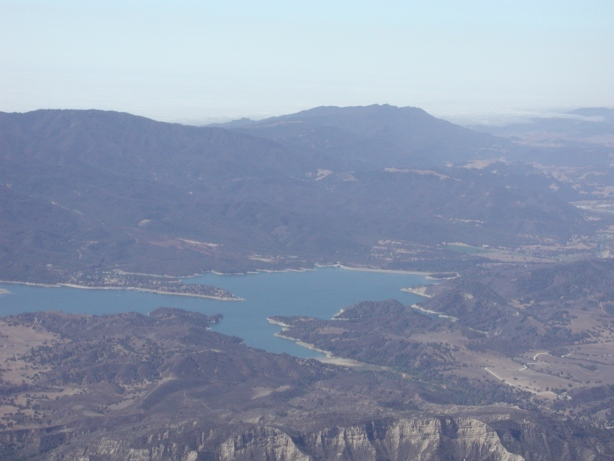
//> input picture c++/opencv/seamless_clone/img/1/bg.jpg, 614 x 461 px
$ ./test   (built with g++ and OpenCV 4)
//> lines starting //> are read from the running program, lines starting //| are printed output that depends on the picture; after the words box and inside, x2 and y2 are one past the last pixel; in counts of white or black regions, pixels touching at a corner belong together
#include <iostream>
#include <vector>
#include <string>

#include <Eigen/Core>
#include <Eigen/Dense>
#include <Eigen/Sparse>
#include <Eigen/SparseLU>

#include <opencv2/core/core.hpp>
#include <opencv2/highgui/highgui.hpp>
#include <opencv2/imgproc/imgproc.hpp>
using namespace std;
using namespace cv;

void computeGradientX(const Mat& src, Mat& gx);
void computeGradientY(const Mat& src, Mat& gy);
void computeLaplacianX(const Mat& src,Mat& lx);
void computeLaplacianY(const Mat& src,Mat& ly);
void computeLapX(const Mat& gx,Mat& gxx);
void computeLapY(const Mat& gy,Mat& gyy);
void seamlessClone(const Mat& bg,const Mat& fg,const Mat& mask,int offsetX,int offsetY, Mat & general_mixed_img,Mat& poisson_mixed_img);

/*generate mask according to the foreground img by user*/
class MaskGenerate{
    public:
        Mat fore_img;
        Mat mask_img;
        Mat mask_final;
        string fg_window="mask generate";
        Point2i last_point;
        bool mouse_enable=true;
        MaskGenerate(Mat &fg);
        ~MaskGenerate(){}
        void getMask();
        static void mouseGetMask(int event, int x, int y, int flags, void* ptr);
        void drawMask(int event,int x,int y,int flags);
};

int main(int argc, char *argv[]){
    string bg_path,fg_path;//backgroung img path and foreground img path
    int offsetX=0;
    int offsetY=0;
    if(argc==1){
        bg_path="img/1/bg.jpg";
        fg_path="img/1/fg.jpg";
        offsetX=50;
        offsetY=80;
    }
    else if(argc==5){
        bg_path=argv[1];
        fg_path=argv[2];
        offsetX=atoi(argv[3]);
        offsetY=atoi(argv[4]);
    }
    else{
        cout<<"incorrect parameter number. <bg_path> <fg_path> <offsetX> <offsetY>"<<endl;
        return -1;
    }
    // [11 lines of commented-out code are left out]

    Mat bg,fg,mask;
    bg=imread(bg_path);
//> bg is the input picture: 461 rows x 614 cols, CV_8UC3; mean B, G, R 173.4, 151.6, 140
    fg=imread(fg_path);
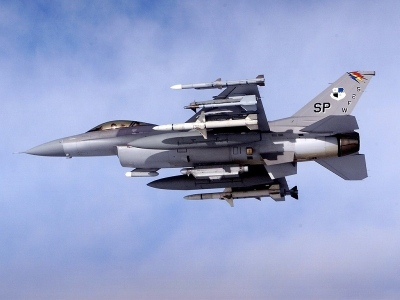
//> input picture c++/opencv/seamless_clone/img/1/fg.jpg, 400 x 300 px
//> fg is the input picture: 300 rows x 400 cols, CV_8UC3; mean B, G, R 202.2, 162.5, 151.2
    //mask=imread(mask_path);
    if(bg.empty() || fg.empty() ){
        cout<<"error! cannot open img."<<endl;
        return -1;
    }

    MaskGenerate maskGenerate(fg);//generate the mask by user
//> the left mouse button is pressed and released at (100, 75)
//> in drawMask, `circle(fore_img, Point2i(x,y), 2, Scalar(0,0,255),FILLED);`: fore_img: 300 rows x 400 cols, CV_8UC3; 13 pixels changed, all inside (x1, y1, x2, y2) = (98, 73, 103, 78)
//> in drawMask, `circle(mask_img,  Point2i(x,y), 2,Scalar(100),FILLED );`:
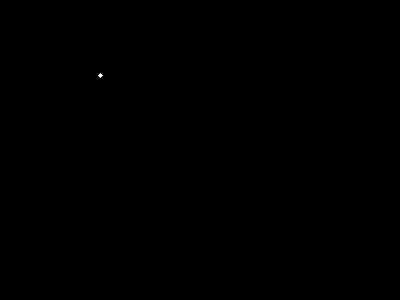
//> mask_img: 300 rows x 400 cols, CV_8UC1; values 0 (black) and 100 (white), 0.01% white in thin lines or dots, all inside (x1, y1, x2, y2) = (98, 73, 103, 78)
//> the left mouse button is pressed and released at (300, 75)
//> call 3 of drawMask, with event = 1, x = 300, y = 75, flags = 1
//> in drawMask (call 3), `line(fore_img,last_point,Point2i(x,y),Scalar(0,0,255),2,FILLED);`: fore_img: 300 rows x 400 cols, CV_8UC3; mean B, G, R 201.1, 161.5, 151.7
//> in drawMask (call 3), `line(mask_img,last_point,Point2i(x,y),Scalar(100),2,FILLED);`:
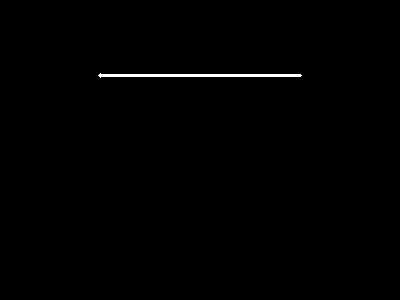
//> mask_img: 300 rows x 400 cols, CV_8UC1; values 0 (black) and 100 (white), 0.51% white; 1 white region, box (x1, y1, x2, y2) and area: (98, 73, 302, 78) 610
//> the left mouse button is pressed and released at (300, 225)
//> in drawMask (call 5), `line(fore_img,last_point,Point2i(x,y),Scalar(0,0,255),2,FILLED);`:
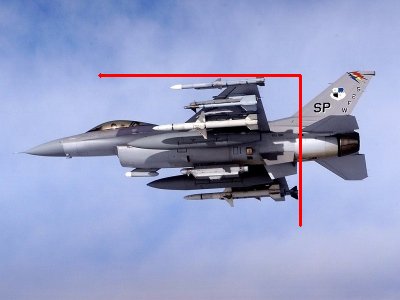
//> fore_img: 300 rows x 400 cols, CV_8UC3; mean B, G, R 200.3, 160.9, 152
//> in drawMask (call 5), `line(mask_img,last_point,Point2i(x,y),Scalar(100),2,FILLED);`:
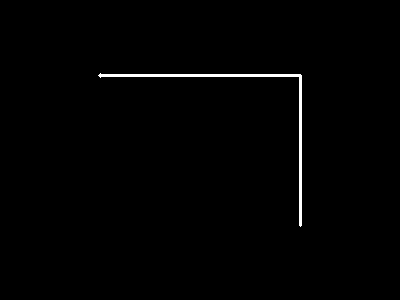
//> mask_img: 300 rows x 400 cols, CV_8UC1; values 0 (black) and 100 (white), 0.88% white; 1 white region, box (x1, y1, x2, y2) and area: (98, 73, 302, 227) 1059
//> the left mouse button is pressed and released at (100, 225)
//> in drawMask (call 7), `line(fore_img,last_point,Point2i(x,y),Scalar(0,0,255),2,FILLED);`:
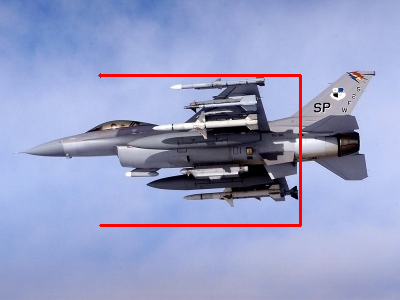
//> fore_img: 300 rows x 400 cols, CV_8UC3; 0.5% of pixels changed, all inside (x1, y1, x2, y2) = (99, 224, 300, 227)
//> in drawMask (call 7), `line(mask_img,last_point,Point2i(x,y),Scalar(100),2,FILLED);`:
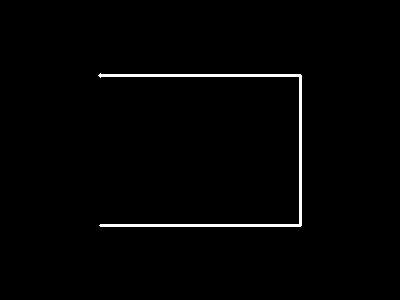
//> mask_img: 300 rows x 400 cols, CV_8UC1; values 0 (black) and 100 (white), 1.4% white; 1 white region, box (x1, y1, x2, y2) and area: (98, 73, 302, 227) 1658
    mask=maskGenerate.mask_final;
//> (the run ends here: the program stops with an error, at `imshow("mask",mask);`)
